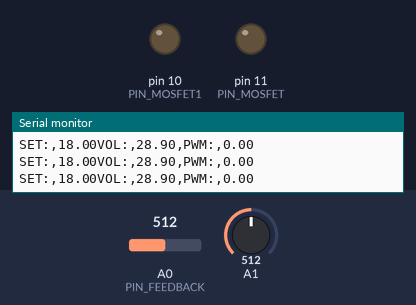
Recording of a sketch running on a simulated Arduino Uno, built with avr-gcc and run on an emulated ATmega328P. On the bench: output pins drawn as LEDs (lit = HIGH), the last lines printed to the serial monitor. The inputs (shaded band) are chosen by the test bench; at power-on: A0 (PIN_FEEDBACK) = 512, A1 = 512.

Above: at 1.2 s.
1.3 s: A0 (PIN_FEEDBACK) set to 306
At 1.94 s:
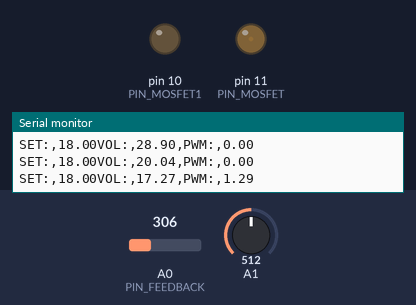
4.3 s: A1 set to 900
7.3 s: A0 (PIN_FEEDBACK) set to 900
At 7.6 s:
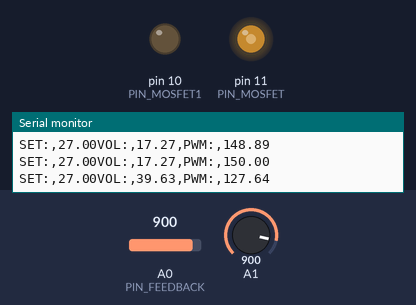
10.2 s: A0 (PIN_FEEDBACK) set to 10
At 10.74 s:
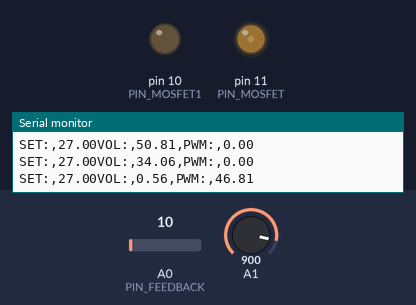
Timing chart, 0 to 13.2 s (numbered marks = the images above; inputs shaded):
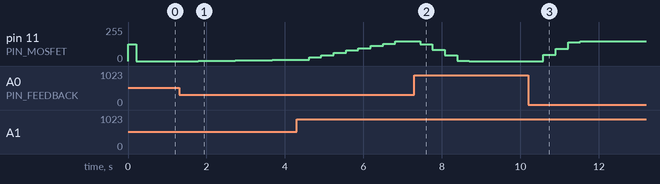

Measured:
- after the input at 1.3 s, pin 11 (PIN_MOSFET): moves from 0/255 to 11/255 over 2.5 s, starting after 0.48 s
- after the input at 7.3 s, pin 11 (PIN_MOSFET): moves from 150/255 to 0/255 over 1.3 s, starting after 0.14 s
- after the input at 10.2 s, pin 11 (PIN_MOSFET): 0/255 → 46/255 after 0.39 s, → 93/255 0.31 s later, → 140/255 0.31 s later, → 150/255 0.31 s later

The sketch:

BOOST_BUCK.ino
```cpp
#include <PID_v1.h>

#define PIN_FEEDBACK A0
#define PIN_MOSFET 11  // Change to use timer 2 for PWM
#define PIN_MOSFET1 10

double Input, Output;
double Setpoint;
double Kp = 0.01, Ki = 30, Kd = 0;
PID myPID(&Input, &Output, &Setpoint, Kp, Ki, Kd, DIRECT);

double R1 = 47000.0;
double R2 = 4700.0;

void setup() {
  Serial.begin(9600);
  Input = 0;


  // Set up PWM on pin 11 (timer 2, channel A) with 20 kHz
  pinMode(PIN_MOSFET, OUTPUT);
  pinMode(PIN_MOSFET1, OUTPUT);

  TCCR2A = (1 << WGM20) | (1 << WGM21);  // Fast PWM mode
  TCCR2B = (1 << CS21);  // No prescaler, maximum frequency
  OCR2A = 128;  // Set the duty cycle (0 to 255), e.g., 50%
  TCCR2A |= (1 << COM2A1);

  int dutyCycle = 50;  // Desired duty cycle in percentage
  int maxDutyValue = 255;  // The maximum value for OCR2A
  int ocr2aValue = (dutyCycle * maxDutyValue) / 100;
  OCR2A = ocr2aValue;
  TCCR2B = (1 << CS20);  // Set prescaler to 8, resulting in 20 kHz PWM frequency

  myPID.SetMode(AUTOMATIC);
}

void loop() {
  int val = map(analogRead(A1),0,1023,7,30);
  Setpoint = val;
  float val1 = 0;
  for(int i =0; i<= 20; i++){
    val1 += analogRead(PIN_FEEDBACK);
    delay(10);
  }
  Input = val1/20;
  Input = Input / 1023.0;
  Input = Input * 55.0;

  myPID.Compute();

  float dutyCycle = Output/255.0 * 150.0;
  analogWrite(PIN_MOSFET, dutyCycle);
  Serial.print("SET:");
  Serial.print(",");
  Serial.print(Setpoint);
  Serial.print("VOL:");
  Serial.print(",");
  Serial.print(Input);
  Serial.print(",");
  Serial.print("PWM:");
  Serial.print(",");
  Serial.print(dutyCycle);
  Serial.println();
  delay(100);
}
```
